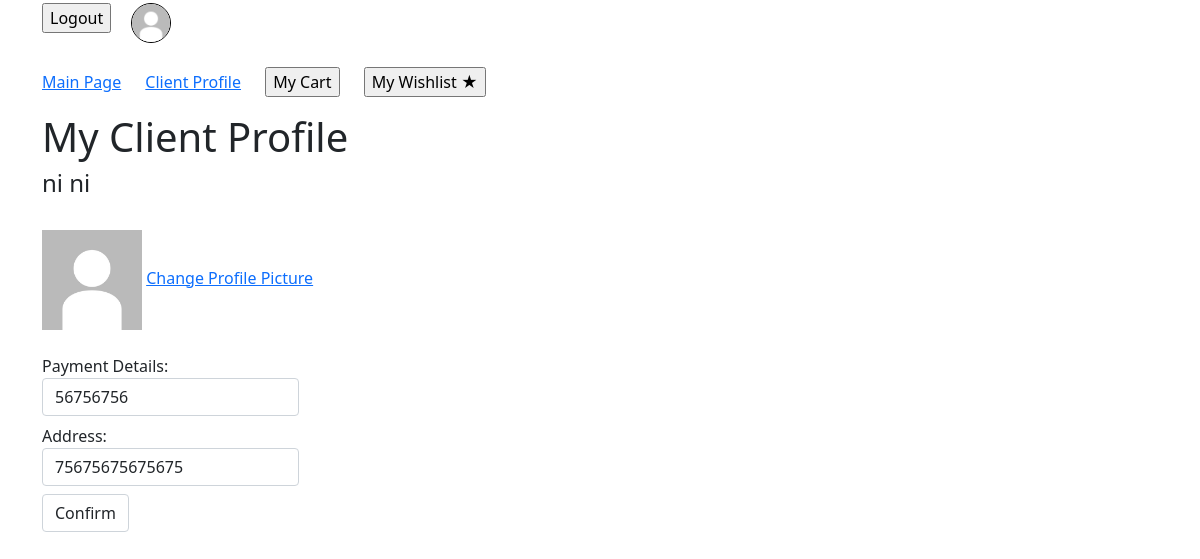
The app's page /Client/index (signed in) with its own data.
### tables this page shows
CREATE TABLE `user` (
  `user_id` int(11) NOT NULL,
  `username` varchar(50) NOT NULL,
  `password_hash` varchar(100) NOT NULL,
  `first_name` varchar(50) NOT NULL,
  `last_name` varchar(50) NOT NULL,
  `role` varchar(10) NOT NULL
);

CREATE TABLE `client` (
  `client_id` int(11) NOT NULL,
  `payment_details` varchar(50) NOT NULL,
  `address` varchar(100) NOT NULL,
  `picture` varchar(50) NOT NULL DEFAULT 'default.jpg',
  `user_id` int(11) NOT NULL
);

### app/core/App.php (called while the page is built, shortened)
<?php
	class App{
		private $method = 'index';
		public function __construct(){
			$url = self::parseUrl();
			if(isset($url[0])){
				unset($url[0]);
			}
			$this->controller = new $this->controller;
			if(isset($url[1])){
				if(method_exists($this->controller, $url[1])){
					$this->method = $url[1];
				}
				unset($url[1]);
			}
			$this->params = $url ? array_values($url) : [];
			call_user_func_array([$this->controller, $this->method], $this->params);
		}
		private static function parseUrl(){
			if(isset($_GET['url'])){
				return explode('/',
					filter_var(
						rtrim($_GET['url'], '/'),
						FILTER_SANITIZE_URL)
				);
			}
		}
	}

### index.php (called while the page is built, shortened)
<?php
	new \app\core\App();

### app/models/User.php (called while the page is built, shortened)
<?php
class User extends \app\core\Model{
	function get($username){
		$SQL = 'SELECT * FROM user WHERE username=:username';
		$STMT = self::$_connection->prepare($SQL);
		$STMT->execute(['username'=>$username]);
		$STMT->setFetchMode(\PDO::FETCH_CLASS,"app\models\User");
		return $STMT->fetch();
	}
}

### app/core/DBConnection.php (called while the page is built, shortened)
<?php
class DBConnection{
	static $connection = null;
	private function __construct(){
		if(self::$connection == null){
			$host = 'localhost';
			$DBname = 'project';
			$user = 'root';
			$password = '';
			self::$connection = new \PDO("mysql:host=$host;dbname=$DBname",$user, $password);
		}
	}
	public static function getInstance(){
		return self::$connection;
	}
}

### app/models/Client.php (called while the page is built, shortened)
<?php
class Client extends \app\core\Model{
	function get($user_id){
		$SQL = 'SELECT * FROM client WHERE user_id=:user_id';
		$STMT = self::$_connection->prepare($SQL);
		$STMT->execute(['user_id'=>$user_id]);
		$STMT->setFetchMode(\PDO::FETCH_CLASS,"app\models\Client");
		return $STMT->fetch();
	}
}

### app/views/Client/index.php (the view, shortened to what this page needs)
<html>
<head>
<link href="https://cdn.jsdelivr.net/npm/bootstrap@5.1.3/dist/css/bootstrap.min.css" rel="stylesheet">
</head>
<body>
	<div class='container' style='margin-top: 3px;'>
		<h1>My Client Profile</h1>
		<h4><?=$data['user']->first_name ." ". $data['user']->last_name?></h4><br>
		<img src='/pictures/<?=$data['client']->picture ?>' height='100' width='100'/>
		<a href='/Client/addProfilePic/<?=$data['client']->client_id?>'>Change Profile Picture</a><br><br>
		<form action='' method='post'>
			<label class='form-label'>Payment Details:<input  name="payment_details"  value="<?=$data['client']->payment_details?>"type="text" class='form-control'/></label><br>
			<label class='form-label'>Address:<input  name="address" type="text" value="<?=$data['client']->address?>" class='form-control'/></label><br>
			<label><input type="submit" name='action' value='Confirm' class='form-control' /></label>
		</form>
	</div>
</body>
</html>

### records on screen
user: first_name "ni", last_name "ni"
client: picture (placeholder picture), payment_details "56756756", address "75675675675675"
